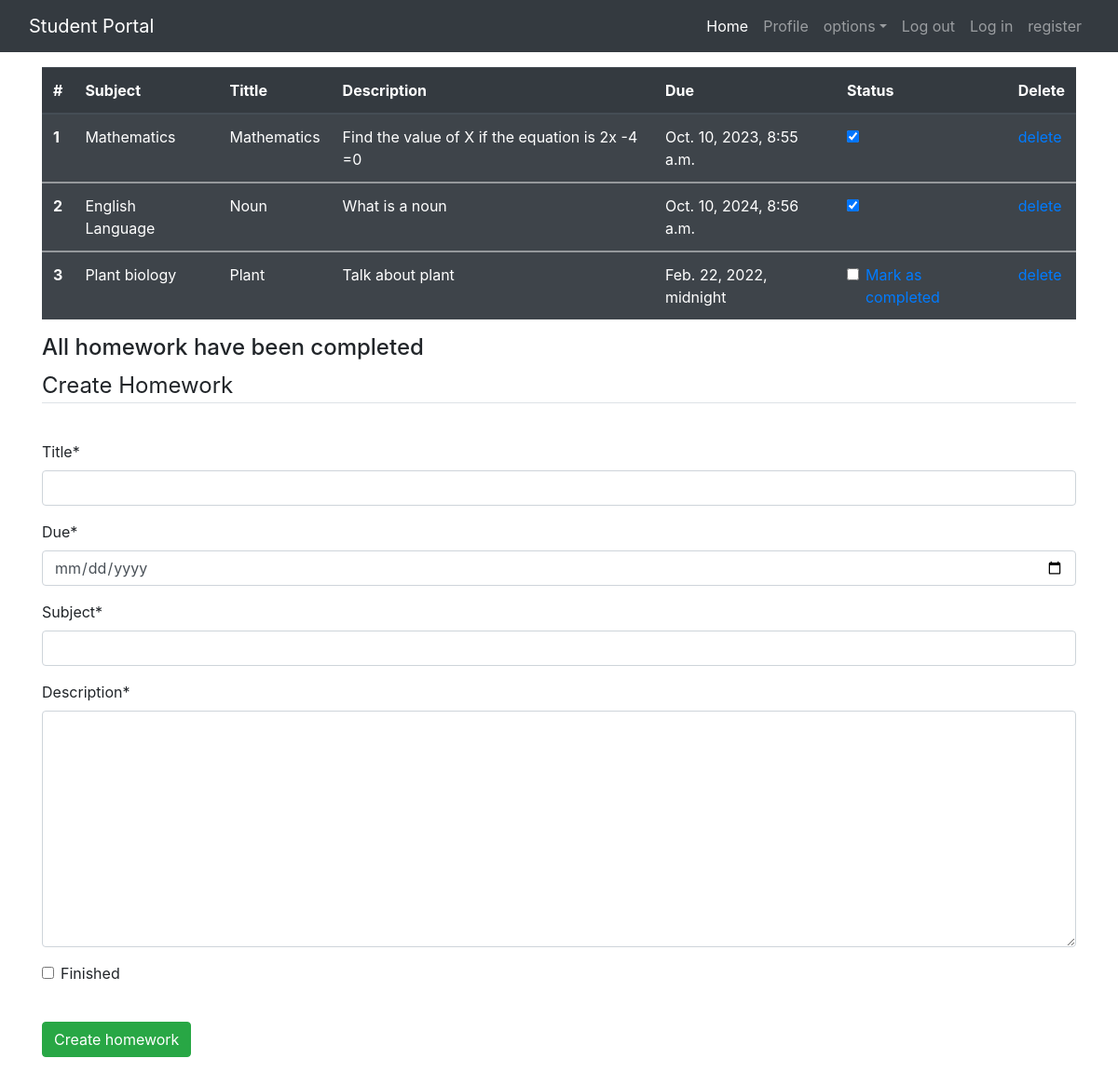
The page /homework (signed in) on the database its author committed.
### app/models.py (models this page shows, shortened)
class Homework(models.Model):
    user = models.ForeignKey(User, on_delete=models.CASCADE)
    title = models.CharField(max_length=200)
    description = models.TextField()
    finished = models.BooleanField()
    subject = models.CharField(max_length=200)
    due = models.DateTimeField()

### app/views.py (the view)
# urls.py: path('homework', views.homework, name='homework'),
def homework(request):
    if request.method == "POST":
        form = HomeWork(request.POST)
        if form.is_valid():
            try:
                is_finished = request.POST['finished']
                if is_finished == 'on':
                    is_finished = True
                else:
                    is_finished = False
            except:
                is_finished = False
            homeworks = Homework(
                user=request.user,
                title=request.POST['title'],
                description=request.POST['description'],
                due=request.POST['due'],
                finished=is_finished,
                subject=request.POST['subject'])
            homeworks.save()
    else:
        form = HomeWork()
    homeworks = Homework.objects.filter(user=request.user)
    if len(homeworks) == 0:
        homework_done = True
    else:
        homework_done =False
    return render(request, 'homework.html', {'homework': homeworks, 'form': form})

### app/form.py
class HomeWork(forms.ModelForm):
    class Meta:
        model = Homework
        widgets = {'due': DateInput()}
        fields = ['title', 'due', 'subject', 'description', 'finished']

### template/homework.html (shortened to what this page needs)
{%extends 'index.html'%}
{%load static%}
{%load crispy_forms_tags %}
{%block content%}
    <div class="container mt-3">
        <table class="table table-striped table-border table-hover table-dark">
            <thead>
                <tr>
                    <th scope="col">#</th>
                    <th scope="col">Subject</th>
                    <th scope="col">Tittle</th>
                    <th scope="col">Description</th>
                    <th scope="col">Due</th>
                    <th scope="col">Status</th>
                    <th scope="col">Delete</th>
                </tr>
            </thead>
            {%for work in homework%}
            <tbody>
                <tr>
                    <th scope="row">{{forloop.counter}}</th>
                    <td>{{work.subject}}</td>
                    <td>{{work.title}}</td>
                    <td>{{work.description}}</td>
                    <td>{{work.due}}</td>
                    <td>
                        <a href="{%url 'up' work.id%}">
                            <div class="form-check">
                                {%if work.finished == True%}
                                <input type="checkbox" class="form-check-input" checked id="1">
                                {%else%}
                                <input type="checkbox" class="form-check-input">
                                <label for="flexCheckDefult" class="form-check-label">Mark as completed</label>
                                {% endif %}
                            </div>
                        </a>
                    </td>
                    <td><a href="{%url 'del' work.id %}">delete</a></td>
                </tr>
            </tbody>
            {%endfor%}
        </table>
        <h4>All homework have been completed</h4>
    </div>
    <div class="container">
        <form method="post">
            <fieldset class="form-group ">
                <legend class="border-bottom mb-4">Create Homework</legend>
            </fieldset>
            {{form|crispy}}
            <div class="form-group">
                <br>
                <button type="submit" class="btn btn-success">Create homework</button>
            </div>
        </form>
    </div>
{%endblock%}

### template/index.html (shortened to what this page needs)
{%load static%}
<!DOCTYPE html>
<html lang="en">
<head>
    <link rel="stylesheet" href="{%static '/css/bootstrap.css'%}">
    <link rel="stylesheet" href="{%static '/js/bootstrap.js'%}">
</head>
<body>
    <header>
        <nav class="navbar navbar-expand-lg navbar-dark bg-dark">
            <div class="container-fluid">
                    <a href="/" class="navbar-brand">Student Portal</a>
                    <div class="collapse navbar-collapse justify-content-end" id="navbarSupportedContent">
                        <ul class="navbar-nav mb-2 mb-lg-0">
                            <li class="nav-item">
                                <a href="" class="nav-link active">Home</a>
                            </li>
                            <li class="nav-item">
                                <a href="" class="nav-link ">Profile</a>
                            </li>
                            <li class="nav-item">
                                <a href="" class="nav-link dropdown-toggle" id="navbarDropdown" role="button" aria-haspopup="true" aria-expanded="false">options</a>
                            </li>
                            <li class="nav-item">
                                <a href="" class="nav-link ">Log out</a>
                            </li>
                            <li class="nav-item">
                                <a href="" class="nav-link ">Log in</a>
                            </li>
                            <li class="nav-item">
                                <a href="" class="nav-link ">register</a>
                            </li>
                        </ul>
                    </div>
                </div>
            </nav>
        </header>
        {%block content%}
        {%endblock%}
    </body>
</html>

### rows shown on the page
Homework: subject "Mathematics", title "Mathematics", description "Find the value of X if the equation is 2x -4 =0", due "Oct. 10, 2023, 8:55 a.m."
Homework: subject "English Language", title "Noun", description "What is a noun", due "Oct. 10, 2024, 8:56 a.m."
Homework: subject "Plant biology", title "Plant", description "Talk about plant", due "Feb. 22, 2022, midnight"
